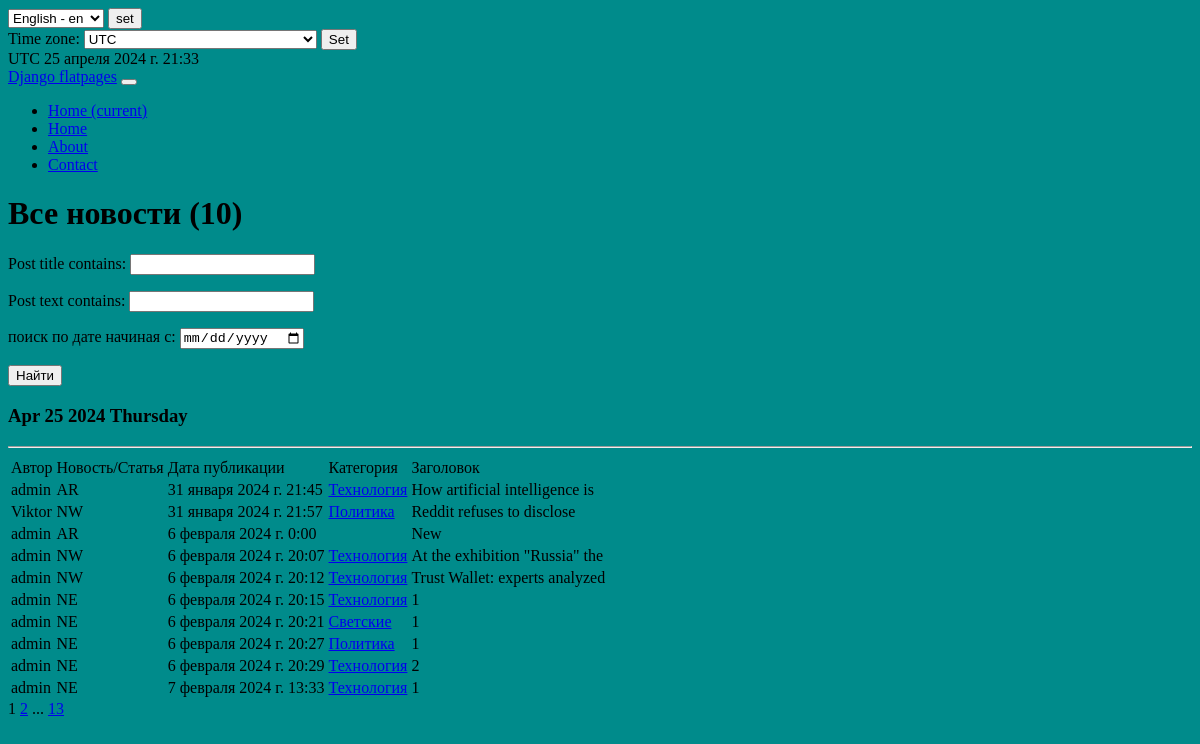
Before: /news/ with the older database file.
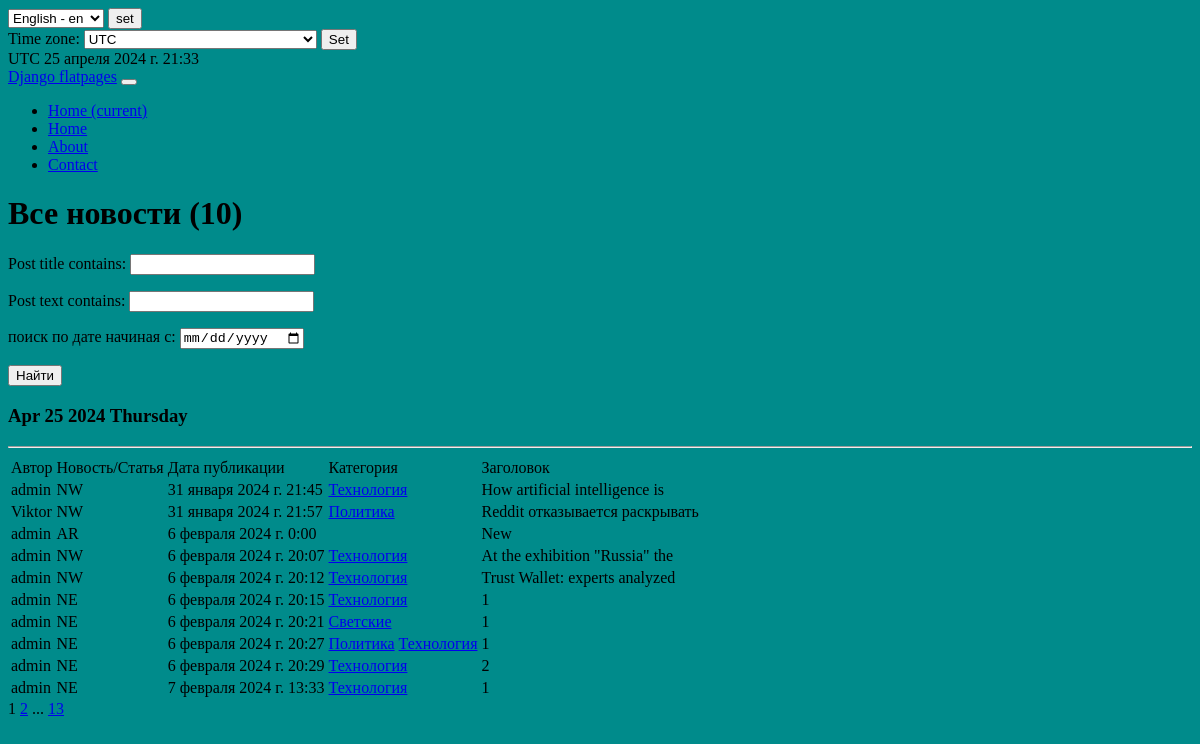
After: the same page with the newer database file.
### news/models.py (models this page shows, shortened)
class Post(models.Model):
    arcticle = 'AR'
    news = 'NW'
    TYPE = [(arcticle, _('Arcticle')), (news, _('News'))]
    post_author = models.ForeignKey(Author, on_delete=models.CASCADE, )
    post_choice = models.CharField(max_length=2,
                                   choices=TYPE,
                                   default=news)
    post_date = models.DateTimeField(auto_now_add=True)
    post_category = models.ManyToManyField('Category', through='PostCategory')
    post_title = models.CharField(max_length=30)
    post_text = models.TextField()
    post_rating = models.IntegerField(default=0)

class Author(models.Model):
    user = models.OneToOneField(User, on_delete=models.CASCADE)
    author_rating = models.IntegerField(default=0)
    def __str__(self):
        return self.user.username

class Category(models.Model):
    gossip = 'GS'
    politics = 'PO'
    technology = 'TH'
    bullet = 'BL'
    TEMATIC = [
        (gossip, _('Gossip')),
        (politics, _('Politics')),
        (technology, _('Technology')),
        (bullet, _('Breaking')),
    ]
    thematic = models.CharField(max_length=2, choices=TEMATIC, unique=True, help_text=_('category name'))
    subscribers = models.ManyToManyField(User, blank=True, related_name='categories')
    def __str__(self):
        return self.get_thematic_display()

### news/views.py (the view, shortened to what this page needs)
# urls.py: path('', PostList.as_view(), name='post_list'),
class PostList(ListView):
    model = Post
    ordering = 'post_date'
    template_name = 'articles.html'
    context_object_name = 'post_news'
    paginate_by = 10
    def get_context_data(self, **kwargs):  # забираем отфильтрованные объекты переопределяя метод get_context_data у наследуемого класса
        context = super().get_context_data(**kwargs)
        context['filterset'] = PostFilter(self.request.GET, queryset=self.get_queryset())  # вписываем фильтр в контекст
        context['categories'] = PostCategory.objects.all()
        context['current_time'] = timezone.now()
        context['timezones'] = pytz.common_timezones
        return context
    def get_queryset(self):
        queryset = super().get_queryset()
        self.filterset = PostFilter(self.request.GET, queryset)
        return self.filterset.qs

### news/templatetags/custom_filters.py (called while the page is built)
@register.filter()
def cenzor(value):
    badwords = ["искусственный"]
    splitwords = value.split()
    for i in range(len(splitwords)):
        if splitwords[i] in badwords:
            firstletter = splitwords[i][0]
            newvalue=firstletter +"*"*(len(splitwords[i])-1)
            splitwords[i] = newvalue
    result = " ".join(splitwords)
    return f'{result}'

### news/templatetags/custom_tags.py (called while the page is built)
@register.simple_tag()
def current_time(format_string='%b %d %Y'):
   return datetime.utcnow().strftime(format_string)

@register.simple_tag(takes_context=True)
def url_replace(context, **kwargs):
   d = context['request'].GET.copy()
   for k, v in kwargs.items():
       d[k] = v
   return d.urlencode()

### templates/articles.html (shortened to what this page needs)
{% extends 'flatpages/default.html' %}
{% load i18n %}
{% load tz %}
{% load custom_filters %}!
{% load custom_tags %}
{% load cache %}
{% cache 60 news_all %}
            {% get_available_languages as LANGUAGES %}
            {% get_language_info_list for LANGUAGES as languages %}
    {% get_current_timezone as TIME_ZONE %}
{% block content %}
    <h1>Все новости ({{ post_news.count}})</h1>
    <form action="" method="get">
        {{ filterset.form.as_p }}
        <input type="submit" value="Найти" />
    </form>
    <h3>{% current_time '%b %d %Y %A' %}</h3>
    <hr>
    {% if post_news %}
        <table>
            <tr>
                <td>Автор</td>
                <td>Новость/Статья</td>
                <td>Дата публикации</td>
                <td>Категория</td>
                <td>Заголовок</td>
            </tr>
            {% for post_detail in post_news %}
            <tr>
                 <td>{{ post_detail.post_author }}</td>
                 <td>{{ post_detail.post_choice|truncatewords:20 }}</td>
                 <td>{{ post_detail.post_date }}</td>
                 <td>
                     {% for category in post_detail.post_category.all %}
                         <a href="{% url 'category_list' category.id %}">{{ category }}</a>
                     {% endfor %}
                 </td>
                 <td>{{ post_detail.post_title|cenzor}}</td>
                 <td>
                 </td>
            </tr>
            {% endfor %}
        </table>
    {% else %}
        <h2>новостей нет!</h2>
    {% endif %}
   {{ page_obj.number }}
   {% if page_obj.has_next %}
       <a href="?{% url_replace page=page_obj.next_page_number %}">{{ page_obj.next_page_number }}</a>
       {% if paginator.num_pages != page_obj.next_page_number %}
           ...
           <a href="?{% url_replace page=page_obj.paginator.num_pages %}">{{ page_obj.paginator.num_pages }}</a>
       {% endif %}
   {% endif %}
{% endblock content %}
{% endcache %}

Changed rows visible on the page:
changed Post "31 января 2024 г. 21:45": post_choice "AR" → "NW"
changed Post "Viktor": post_title|cenzor "Reddit refuses to disclose" → "Reddit отказывается раскрывать"
computed for Post "6 февраля 2024 г. 20:27": gains Category (thematic "Технология")
